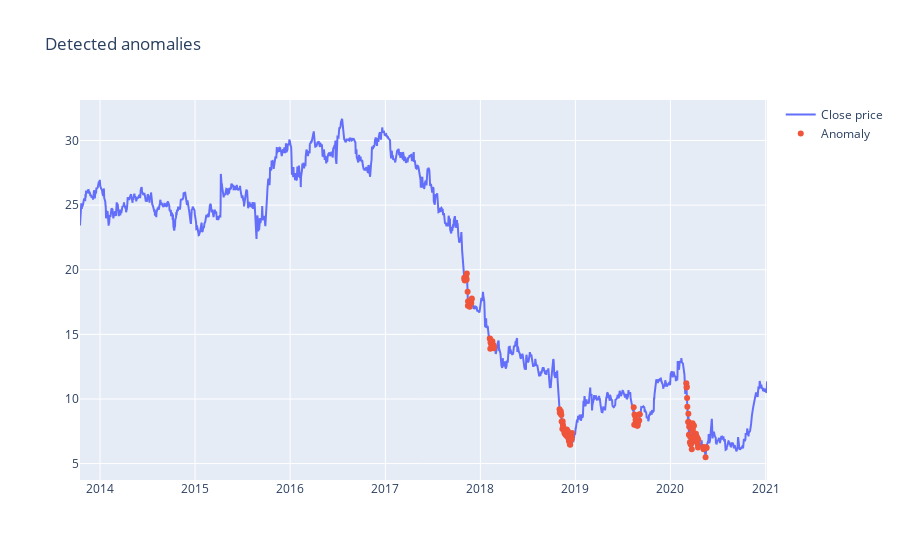

Here is the notebook cell this chart was saved with:
### Markdown cell above
### Visualize Anomalies

### Code cell
fig = go.Figure()
fig.add_trace(go.Scatter(x=test_score_df['Date'], y=scaler.inverse_transform(test_score_df['Close']), name='Close price'))
fig.add_trace(go.Scatter(x=anomalies['Date'], y=scaler.inverse_transform(anomalies['Close']), mode='markers', name='Anomaly'))
fig.update_layout(showlegend=True, title='Detected anomalies')
fig.show()
